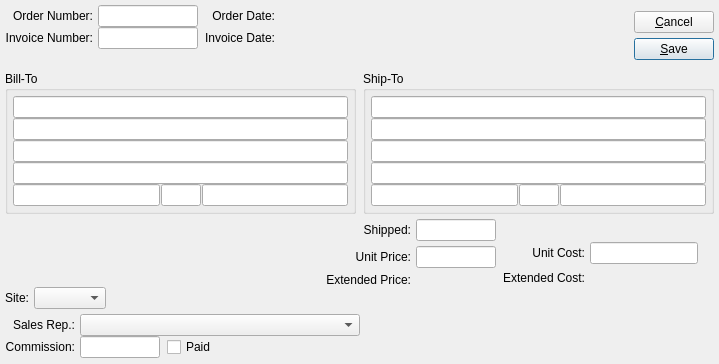
<ui version="4.0" >
 <author></author>
 <comment>This file is part of the xTuple ERP: PostBooks Edition, a free and
open source Enterprise Resource Planning software suite,
Copyright (c) 1999-2010 by OpenMFG LLC, d/b/a xTuple.
It is licensed to you under the Common Public Attribution License
version 1.0, the full text of which (including xTuple-specific Exhibits)
is available at www.xtuple.com/CPAL.  By using this software, you agree
to be bound by its terms.</comment>
 <exportmacro></exportmacro>
 <class>salesHistoryInformation</class>
 <widget class="QDialog" name="salesHistoryInformation" >
  <property name="geometry" >
   <rect>
    <x>0</x>
    <y>0</y>
    <width>719</width>
    <height>364</height>
   </rect>
  </property>
  <property name="windowTitle" >
   <string>Sales History Information</string>
  </property>
  <layout class="QVBoxLayout" >
   <property name="margin" >
    <number>5</number>
   </property>
   <property name="spacing" >
    <number>0</number>
   </property>
   <item>
    <layout class="QVBoxLayout" >
     <property name="margin" >
      <number>0</number>
     </property>
     <property name="spacing" >
      <number>5</number>
     </property>
     <item>
      <layout class="QHBoxLayout" >
       <property name="margin" >
        <number>0</number>
       </property>
       <property name="spacing" >
        <number>7</number>
       </property>
       <item>
        <layout class="QVBoxLayout" >
         <property name="margin" >
          <number>0</number>
         </property>
         <property name="spacing" >
          <number>0</number>
         </property>
         <item>
          <layout class="QHBoxLayout" >
           <property name="margin" >
            <number>0</number>
           </property>
           <property name="spacing" >
            <number>7</number>
           </property>
           <item>
            <layout class="QHBoxLayout" >
             <property name="margin" >
              <number>0</number>
             </property>
             <property name="spacing" >
              <number>5</number>
             </property>
             <item>
              <layout class="QVBoxLayout" >
               <property name="margin" >
                <number>0</number>
               </property>
               <property name="spacing" >
                <number>0</number>
               </property>
               <item>
                <widget class="QLabel" name="_orderNumberLit" >
                 <property name="text" >
                  <string>Order Number:</string>
                 </property>
                 <property name="alignment" >
                  <set>Qt::AlignRight|Qt::AlignTrailing|Qt::AlignVCenter</set>
                 </property>
                </widget>
               </item>
               <item>
                <widget class="QLabel" name="_invoiceNumberLit" >
                 <property name="text" >
                  <string>Invoice Number:</string>
                 </property>
                 <property name="alignment" >
                  <set>Qt::AlignRight|Qt::AlignTrailing|Qt::AlignVCenter</set>
                 </property>
                </widget>
               </item>
              </layout>
             </item>
             <item>
              <layout class="QVBoxLayout" >
               <property name="margin" >
                <number>0</number>
               </property>
               <property name="spacing" >
                <number>0</number>
               </property>
               <item>
                <widget class="XLineEdit" name="_orderNumber" >
                 <property name="sizePolicy" >
                  <sizepolicy>
                   <hsizetype>5</hsizetype>
                   <vsizetype>0</vsizetype>
                   <horstretch>0</horstretch>
                   <verstretch>0</verstretch>
                  </sizepolicy>
                 </property>
                 <property name="maximumSize" >
                  <size>
                   <width>100</width>
                   <height>32767</height>
                  </size>
                 </property>
                 <property name="text" >
                  <string/>
                 </property>
                 <property name="alignment" >
                  <set>Qt::AlignRight</set>
                 </property>
                </widget>
               </item>
               <item>
                <widget class="XLineEdit" name="_invoiceNumber" >
                 <property name="sizePolicy" >
                  <sizepolicy>
                   <hsizetype>5</hsizetype>
                   <vsizetype>0</vsizetype>
                   <horstretch>0</horstretch>
                   <verstretch>0</verstretch>
                  </sizepolicy>
                 </property>
                 <property name="maximumSize" >
                  <size>
                   <width>100</width>
                   <height>32767</height>
                  </size>
                 </property>
                 <property name="text" >
                  <string/>
                 </property>
                 <property name="alignment" >
                  <set>Qt::AlignRight</set>
                 </property>
                </widget>
               </item>
              </layout>
             </item>
            </layout>
           </item>
           <item>
            <layout class="QHBoxLayout" >
             <property name="margin" >
              <number>0</number>
             </property>
             <property name="spacing" >
              <number>5</number>
             </property>
             <item>
              <layout class="QVBoxLayout" >
               <property name="margin" >
                <number>0</number>
               </property>
               <property name="spacing" >
                <number>0</number>
               </property>
               <item>
                <widget class="QLabel" name="_orderDateLit" >
                 <property name="text" >
                  <string>Order Date:</string>
                 </property>
                 <property name="alignment" >
                  <set>Qt::AlignRight|Qt::AlignTrailing|Qt::AlignVCenter</set>
                 </property>
                </widget>
               </item>
               <item>
                <widget class="QLabel" name="_invoiceDateLit" >
                 <property name="text" >
                  <string>Invoice Date:</string>
                 </property>
                 <property name="alignment" >
                  <set>Qt::AlignRight|Qt::AlignTrailing|Qt::AlignVCenter</set>
                 </property>
                </widget>
               </item>
              </layout>
             </item>
             <item>
              <layout class="QVBoxLayout" >
               <property name="margin" >
                <number>0</number>
               </property>
               <property name="spacing" >
                <number>0</number>
               </property>
               <item>
                <widget class="DLineEdit" name="_orderDate" />
               </item>
               <item>
                <widget class="DLineEdit" name="_invoiceDate" />
               </item>
              </layout>
             </item>
            </layout>
           </item>
          </layout>
         </item>
         <item>
          <spacer>
           <property name="orientation" >
            <enum>Qt::Vertical</enum>
           </property>
           <property name="sizeType" >
            <enum>QSizePolicy::Preferred</enum>
           </property>
           <property name="sizeHint" >
            <size>
             <width>10</width>
             <height>25</height>
            </size>
           </property>
          </spacer>
         </item>
        </layout>
       </item>
       <item>
        <layout class="QHBoxLayout" >
         <property name="margin" >
          <number>0</number>
         </property>
         <property name="spacing" >
          <number>0</number>
         </property>
         <item>
          <spacer>
           <property name="orientation" >
            <enum>Qt::Horizontal</enum>
           </property>
           <property name="sizeType" >
            <enum>QSizePolicy::Expanding</enum>
           </property>
           <property name="sizeHint" >
            <size>
             <width>150</width>
             <height>20</height>
            </size>
           </property>
          </spacer>
         </item>
         <item>
          <layout class="QVBoxLayout" >
           <property name="margin" >
            <number>0</number>
           </property>
           <property name="spacing" >
            <number>0</number>
           </property>
           <item>
            <layout class="QVBoxLayout" >
             <property name="margin" >
              <number>0</number>
             </property>
             <property name="spacing" >
              <number>5</number>
             </property>
             <item>
              <widget class="QPushButton" name="_close" >
               <property name="text" >
                <string>&amp;Cancel</string>
               </property>
              </widget>
             </item>
             <item>
              <widget class="QPushButton" name="_save" >
               <property name="text" >
                <string>&amp;Save</string>
               </property>
               <property name="autoDefault" >
                <bool>true</bool>
               </property>
               <property name="default" >
                <bool>true</bool>
               </property>
              </widget>
             </item>
            </layout>
           </item>
           <item>
            <spacer>
             <property name="orientation" >
              <enum>Qt::Vertical</enum>
             </property>
             <property name="sizeType" >
              <enum>QSizePolicy::Preferred</enum>
             </property>
             <property name="sizeHint" >
              <size>
               <width>10</width>
               <height>0</height>
              </size>
             </property>
            </spacer>
           </item>
          </layout>
         </item>
        </layout>
       </item>
      </layout>
     </item>
     <item>
      <layout class="QHBoxLayout" >
       <property name="margin" >
        <number>0</number>
       </property>
       <property name="spacing" >
        <number>7</number>
       </property>
       <item>
        <widget class="QGroupBox" name="_billtoGroup" >
         <property name="sizePolicy" >
          <sizepolicy>
           <hsizetype>5</hsizetype>
           <vsizetype>0</vsizetype>
           <horstretch>0</horstretch>
           <verstretch>0</verstretch>
          </sizepolicy>
         </property>
         <property name="title" >
          <string>Bill-To</string>
         </property>
         <layout class="QVBoxLayout" >
          <property name="margin" >
           <number>5</number>
          </property>
          <property name="spacing" >
           <number>0</number>
          </property>
          <item>
           <widget class="XLineEdit" name="_billtoName" >
            <property name="text" >
             <string/>
            </property>
           </widget>
          </item>
          <item>
           <widget class="XLineEdit" name="_billtoAddress1" >
            <property name="text" >
             <string/>
            </property>
           </widget>
          </item>
          <item>
           <widget class="XLineEdit" name="_billtoAddress2" >
            <property name="text" >
             <string/>
            </property>
           </widget>
          </item>
          <item>
           <widget class="XLineEdit" name="_billtoAddress3" >
            <property name="text" >
             <string/>
            </property>
           </widget>
          </item>
          <item>
           <layout class="QHBoxLayout" >
            <property name="margin" >
             <number>0</number>
            </property>
            <property name="spacing" >
             <number>1</number>
            </property>
            <item>
             <widget class="XLineEdit" name="_billtoCity" >
              <property name="text" >
               <string/>
              </property>
             </widget>
            </item>
            <item>
             <widget class="XLineEdit" name="_billtoState" >
              <property name="maximumSize" >
               <size>
                <width>40</width>
                <height>32767</height>
               </size>
              </property>
              <property name="text" >
               <string/>
              </property>
             </widget>
            </item>
            <item>
             <widget class="XLineEdit" name="_billtoZip" >
              <property name="text" >
               <string/>
              </property>
             </widget>
            </item>
           </layout>
          </item>
         </layout>
        </widget>
       </item>
       <item>
        <widget class="QGroupBox" name="_shiptoGroup" >
         <property name="sizePolicy" >
          <sizepolicy>
           <hsizetype>5</hsizetype>
           <vsizetype>0</vsizetype>
           <horstretch>0</horstretch>
           <verstretch>0</verstretch>
          </sizepolicy>
         </property>
         <property name="title" >
          <string>Ship-To</string>
         </property>
         <layout class="QVBoxLayout" >
          <property name="margin" >
           <number>5</number>
          </property>
          <property name="spacing" >
           <number>0</number>
          </property>
          <item>
           <widget class="XLineEdit" name="_shiptoName" >
            <property name="text" >
             <string/>
            </property>
           </widget>
          </item>
          <item>
           <widget class="XLineEdit" name="_shiptoAddress1" >
            <property name="text" >
             <string/>
            </property>
           </widget>
          </item>
          <item>
           <widget class="XLineEdit" name="_shiptoAddress2" >
            <property name="text" >
             <string/>
            </property>
           </widget>
          </item>
          <item>
           <widget class="XLineEdit" name="_shiptoAddress3" >
            <property name="text" >
             <string/>
            </property>
           </widget>
          </item>
          <item>
           <layout class="QHBoxLayout" >
            <property name="margin" >
             <number>0</number>
            </property>
            <property name="spacing" >
             <number>1</number>
            </property>
            <item>
             <widget class="XLineEdit" name="_shiptoCity" >
              <property name="text" >
               <string/>
              </property>
             </widget>
            </item>
            <item>
             <widget class="XLineEdit" name="_shiptoState" >
              <property name="maximumSize" >
               <size>
                <width>40</width>
                <height>32767</height>
               </size>
              </property>
              <property name="text" >
               <string/>
              </property>
             </widget>
            </item>
            <item>
             <widget class="XLineEdit" name="_shiptoZip" >
              <property name="text" >
               <string/>
              </property>
             </widget>
            </item>
           </layout>
          </item>
         </layout>
        </widget>
       </item>
      </layout>
     </item>
     <item>
      <layout class="QHBoxLayout" >
       <property name="margin" >
        <number>0</number>
       </property>
       <property name="spacing" >
        <number>7</number>
       </property>
       <item>
        <layout class="QVBoxLayout" >
         <property name="margin" >
          <number>0</number>
         </property>
         <property name="spacing" >
          <number>5</number>
         </property>
         <item>
          <widget class="ItemCluster" name="_item" />
         </item>
         <item>
          <layout class="QHBoxLayout" >
           <property name="margin" >
            <number>0</number>
           </property>
           <property name="spacing" >
            <number>5</number>
           </property>
           <item>
            <widget class="QLabel" name="_warehouseLit" >
             <property name="text" >
              <string>Site:</string>
             </property>
             <property name="alignment" >
              <set>Qt::AlignRight|Qt::AlignTrailing|Qt::AlignVCenter</set>
             </property>
            </widget>
           </item>
           <item>
            <layout class="QHBoxLayout" >
             <property name="margin" >
              <number>0</number>
             </property>
             <property name="spacing" >
              <number>0</number>
             </property>
             <item>
              <widget class="WComboBox" name="_warehouse" />
             </item>
             <item>
              <spacer>
               <property name="orientation" >
                <enum>Qt::Horizontal</enum>
               </property>
               <property name="sizeType" >
                <enum>QSizePolicy::Expanding</enum>
               </property>
               <property name="sizeHint" >
                <size>
                 <width>0</width>
                 <height>20</height>
                </size>
               </property>
              </spacer>
             </item>
            </layout>
           </item>
          </layout>
         </item>
        </layout>
       </item>
       <item>
        <layout class="QVBoxLayout" >
         <property name="margin" >
          <number>0</number>
         </property>
         <property name="spacing" >
          <number>0</number>
         </property>
         <item>
          <layout class="QHBoxLayout" >
           <property name="margin" >
            <number>0</number>
           </property>
           <property name="spacing" >
            <number>0</number>
           </property>
           <item>
            <layout class="QHBoxLayout" >
             <property name="margin" >
              <number>0</number>
             </property>
             <property name="spacing" >
              <number>7</number>
             </property>
             <item>
              <layout class="QGridLayout" >
               <property name="margin" >
                <number>0</number>
               </property>
               <property name="spacing" >
                <number>5</number>
               </property>
               <item row="1" column="1" >
                <widget class="XLineEdit" name="_unitPrice" >
                 <property name="maximumSize" >
                  <size>
                   <width>80</width>
                   <height>32767</height>
                  </size>
                 </property>
                 <property name="text" >
                  <string/>
                 </property>
                 <property name="alignment" >
                  <set>Qt::AlignRight</set>
                 </property>
                </widget>
               </item>
               <item row="0" column="1" >
                <widget class="XLineEdit" name="_shipped" >
                 <property name="maximumSize" >
                  <size>
                   <width>80</width>
                   <height>32767</height>
                  </size>
                 </property>
                 <property name="text" >
                  <string/>
                 </property>
                 <property name="alignment" >
                  <set>Qt::AlignRight</set>
                 </property>
                </widget>
               </item>
               <item row="2" column="1" >
                <widget class="XLabel" name="_extendedPrice" >
                 <property name="minimumSize" >
                  <size>
                   <width>80</width>
                   <height>0</height>
                  </size>
                 </property>
                 <property name="text" >
                  <string/>
                 </property>
                 <property name="alignment" >
                  <set>Qt::AlignRight|Qt::AlignTrailing|Qt::AlignVCenter</set>
                 </property>
                </widget>
               </item>
               <item row="0" column="0" >
                <widget class="QLabel" name="_shippedLit" >
                 <property name="sizePolicy" >
                  <sizepolicy>
                   <hsizetype>1</hsizetype>
                   <vsizetype>0</vsizetype>
                   <horstretch>0</horstretch>
                   <verstretch>0</verstretch>
                  </sizepolicy>
                 </property>
                 <property name="text" >
                  <string>Shipped:</string>
                 </property>
                 <property name="alignment" >
                  <set>Qt::AlignRight|Qt::AlignTrailing|Qt::AlignVCenter</set>
                 </property>
                </widget>
               </item>
               <item row="2" column="0" >
                <widget class="QLabel" name="_extPriceLit" >
                 <property name="text" >
                  <string>Extended Price:</string>
                 </property>
                 <property name="alignment" >
                  <set>Qt::AlignRight|Qt::AlignTrailing|Qt::AlignVCenter</set>
                 </property>
                </widget>
               </item>
               <item row="1" column="0" >
                <widget class="QLabel" name="_unitPriceLit" >
                 <property name="sizePolicy" >
                  <sizepolicy>
                   <hsizetype>1</hsizetype>
                   <vsizetype>0</vsizetype>
                   <horstretch>0</horstretch>
                   <verstretch>0</verstretch>
                  </sizepolicy>
                 </property>
                 <property name="text" >
                  <string>Unit Price:</string>
                 </property>
                 <property name="alignment" >
                  <set>Qt::AlignRight|Qt::AlignTrailing|Qt::AlignVCenter</set>
                 </property>
                </widget>
               </item>
              </layout>
             </item>
             <item>
              <layout class="QVBoxLayout" >
               <property name="margin" >
                <number>0</number>
               </property>
               <property name="spacing" >
                <number>0</number>
               </property>
               <item>
                <spacer>
                 <property name="orientation" >
                  <enum>Qt::Vertical</enum>
                 </property>
                 <property name="sizeType" >
                  <enum>QSizePolicy::Preferred</enum>
                 </property>
                 <property name="sizeHint" >
                  <size>
                   <width>16</width>
                   <height>23</height>
                  </size>
                 </property>
                </spacer>
               </item>
               <item>
                <layout class="QGridLayout" >
                 <property name="margin" >
                  <number>0</number>
                 </property>
                 <property name="spacing" >
                  <number>5</number>
                 </property>
                 <item row="1" column="1" >
                  <widget class="XLabel" name="_extendedCost" >
                   <property name="minimumSize" >
                    <size>
                     <width>80</width>
                     <height>0</height>
                    </size>
                   </property>
                   <property name="text" >
                    <string/>
                   </property>
                   <property name="alignment" >
                    <set>Qt::AlignRight|Qt::AlignTrailing|Qt::AlignVCenter</set>
                   </property>
                  </widget>
                 </item>
                 <item row="1" column="0" >
                  <widget class="QLabel" name="_extCostLit" >
                   <property name="text" >
                    <string>Extended Cost:</string>
                   </property>
                   <property name="alignment" >
                    <set>Qt::AlignRight|Qt::AlignTrailing|Qt::AlignVCenter</set>
                   </property>
                  </widget>
                 </item>
                 <item row="0" column="0" >
                  <widget class="QLabel" name="_unitCostLit" >
                   <property name="text" >
                    <string>Unit Cost:</string>
                   </property>
                   <property name="alignment" >
                    <set>Qt::AlignRight|Qt::AlignTrailing|Qt::AlignVCenter</set>
                   </property>
                  </widget>
                 </item>
                 <item row="0" column="1" >
                  <widget class="XLineEdit" name="_unitCost" >
                   <property name="sizePolicy" >
                    <sizepolicy>
                     <hsizetype>5</hsizetype>
                     <vsizetype>0</vsizetype>
                     <horstretch>0</horstretch>
                     <verstretch>0</verstretch>
                    </sizepolicy>
                   </property>
                   <property name="minimumSize" >
                    <size>
                     <width>80</width>
                     <height>0</height>
                    </size>
                   </property>
                   <property name="text" >
                    <string/>
                   </property>
                   <property name="alignment" >
                    <set>Qt::AlignRight</set>
                   </property>
                  </widget>
                 </item>
                </layout>
               </item>
              </layout>
             </item>
            </layout>
           </item>
           <item>
            <spacer>
             <property name="orientation" >
              <enum>Qt::Horizontal</enum>
             </property>
             <property name="sizeType" >
              <enum>QSizePolicy::Expanding</enum>
             </property>
             <property name="sizeHint" >
              <size>
               <width>16</width>
               <height>20</height>
              </size>
             </property>
            </spacer>
           </item>
          </layout>
         </item>
         <item>
          <spacer>
           <property name="orientation" >
            <enum>Qt::Vertical</enum>
           </property>
           <property name="sizeType" >
            <enum>QSizePolicy::Preferred</enum>
           </property>
           <property name="sizeHint" >
            <size>
             <width>20</width>
             <height>30</height>
            </size>
           </property>
          </spacer>
         </item>
        </layout>
       </item>
      </layout>
     </item>
     <item>
      <layout class="QHBoxLayout" >
       <property name="margin" >
        <number>0</number>
       </property>
       <property name="spacing" >
        <number>0</number>
       </property>
       <item>
        <layout class="QHBoxLayout" >
         <property name="margin" >
          <number>0</number>
         </property>
         <property name="spacing" >
          <number>5</number>
         </property>
         <item>
          <layout class="QVBoxLayout" >
           <property name="margin" >
            <number>0</number>
           </property>
           <property name="spacing" >
            <number>0</number>
           </property>
           <item>
            <widget class="QLabel" name="_salesRepLit" >
             <property name="text" >
              <string>Sales Rep.:</string>
             </property>
             <property name="alignment" >
              <set>Qt::AlignRight|Qt::AlignTrailing|Qt::AlignVCenter</set>
             </property>
            </widget>
           </item>
           <item>
            <widget class="QLabel" name="_commissionLit" >
             <property name="text" >
              <string>Commission:</string>
             </property>
             <property name="alignment" >
              <set>Qt::AlignRight|Qt::AlignTrailing|Qt::AlignVCenter</set>
             </property>
            </widget>
           </item>
          </layout>
         </item>
         <item>
          <layout class="QVBoxLayout" >
           <property name="margin" >
            <number>0</number>
           </property>
           <property name="spacing" >
            <number>0</number>
           </property>
           <item>
            <widget class="XComboBox" name="_salesrep" />
           </item>
           <item>
            <layout class="QHBoxLayout" >
             <property name="margin" >
              <number>0</number>
             </property>
             <property name="spacing" >
              <number>0</number>
             </property>
             <item>
              <layout class="QHBoxLayout" >
               <property name="margin" >
                <number>0</number>
               </property>
               <property name="spacing" >
                <number>7</number>
               </property>
               <item>
                <widget class="XLineEdit" name="_commission" >
                 <property name="maximumSize" >
                  <size>
                   <width>80</width>
                   <height>32767</height>
                  </size>
                 </property>
                 <property name="text" >
                  <string/>
                 </property>
                 <property name="alignment" >
                  <set>Qt::AlignRight</set>
                 </property>
                </widget>
               </item>
               <item>
                <widget class="QCheckBox" name="_commissionPaid" >
                 <property name="text" >
                  <string>Paid</string>
                 </property>
                </widget>
               </item>
              </layout>
             </item>
             <item>
              <spacer>
               <property name="orientation" >
                <enum>Qt::Horizontal</enum>
               </property>
               <property name="sizeType" >
                <enum>QSizePolicy::Expanding</enum>
               </property>
               <property name="sizeHint" >
                <size>
                 <width>26</width>
                 <height>10</height>
                </size>
               </property>
              </spacer>
             </item>
            </layout>
           </item>
          </layout>
         </item>
        </layout>
       </item>
       <item>
        <spacer>
         <property name="orientation" >
          <enum>Qt::Horizontal</enum>
         </property>
         <property name="sizeType" >
          <enum>QSizePolicy::Expanding</enum>
         </property>
         <property name="sizeHint" >
          <size>
           <width>61</width>
           <height>10</height>
          </size>
         </property>
        </spacer>
       </item>
      </layout>
     </item>
    </layout>
   </item>
   <item>
    <spacer>
     <property name="orientation" >
      <enum>Qt::Vertical</enum>
     </property>
     <property name="sizeType" >
      <enum>QSizePolicy::Expanding</enum>
     </property>
     <property name="sizeHint" >
      <size>
       <width>20</width>
       <height>16</height>
      </size>
     </property>
    </spacer>
   </item>
  </layout>
 </widget>
 <layoutdefault spacing="6" margin="11" />
 <pixmapfunction>qPixmapFromMimeSource</pixmapfunction>
 <customwidgets>
  <customwidget>
   <class>XLineEdit</class>
   <extends>QLineEdit</extends>
   <header>xlineedit.h</header>
   <container>0</container>
   <pixmap></pixmap>
  </customwidget>
  <customwidget>
   <class>DLineEdit</class>
   <extends>QWidget</extends>
   <header>datecluster.h</header>
   <container>0</container>
   <pixmap></pixmap>
  </customwidget>
  <customwidget>
   <class>ItemCluster</class>
   <extends>QWidget</extends>
   <header>itemcluster.h</header>
   <container>0</container>
   <pixmap></pixmap>
  </customwidget>
  <customwidget>
   <class>XComboBox</class>
   <extends>QComboBox</extends>
   <header>xcombobox.h</header>
   <container>0</container>
   <pixmap></pixmap>
  </customwidget>
  <customwidget>
   <class>WComboBox</class>
   <extends>XComboBox</extends>
   <header>wcombobox.h</header>
   <container>0</container>
   <pixmap></pixmap>
  </customwidget>
  <customwidget>
   <class>XLabel</class>
   <extends>QLabel</extends>
   <header>xlabel.h</header>
   <container>0</container>
   <pixmap></pixmap>
  </customwidget>
 </customwidgets>
 <tabstops>
  <tabstop>_orderNumber</tabstop>
  <tabstop>_invoiceNumber</tabstop>
  <tabstop>_orderDate</tabstop>
  <tabstop>_invoiceDate</tabstop>
  <tabstop>_billtoName</tabstop>
  <tabstop>_billtoAddress1</tabstop>
  <tabstop>_billtoAddress2</tabstop>
  <tabstop>_billtoAddress3</tabstop>
  <tabstop>_billtoCity</tabstop>
  <tabstop>_billtoState</tabstop>
  <tabstop>_billtoZip</tabstop>
  <tabstop>_shiptoName</tabstop>
  <tabstop>_shiptoAddress1</tabstop>
  <tabstop>_shiptoAddress2</tabstop>
  <tabstop>_shiptoAddress3</tabstop>
  <tabstop>_shiptoCity</tabstop>
  <tabstop>_shiptoState</tabstop>
  <tabstop>_shiptoZip</tabstop>
  <tabstop>_item</tabstop>
  <tabstop>_warehouse</tabstop>
  <tabstop>_shipped</tabstop>
  <tabstop>_unitPrice</tabstop>
  <tabstop>_unitCost</tabstop>
  <tabstop>_salesrep</tabstop>
  <tabstop>_commission</tabstop>
  <tabstop>_commissionPaid</tabstop>
  <tabstop>_save</tabstop>
  <tabstop>_close</tabstop>
 </tabstops>
 <includes/>
 <resources/>
 <connections>
  <connection>
   <sender>_close</sender>
   <signal>clicked()</signal>
   <receiver>salesHistoryInformation</receiver>
   <slot>reject()</slot>
   <hints>
    <hint type="sourcelabel" >
     <x>20</x>
     <y>20</y>
    </hint>
    <hint type="destinationlabel" >
     <x>20</x>
     <y>20</y>
    </hint>
   </hints>
  </connection>
  <connection>
   <sender>_item</sender>
   <signal>newId(int)</signal>
   <receiver>_warehouse</receiver>
   <slot>findItemsites(int)</slot>
   <hints>
    <hint type="sourcelabel" >
     <x>20</x>
     <y>20</y>
    </hint>
    <hint type="destinationlabel" >
     <x>20</x>
     <y>20</y>
    </hint>
   </hints>
  </connection>
  <connection>
   <sender>_item</sender>
   <signal>warehouseIdChanged(int)</signal>
   <receiver>_warehouse</receiver>
   <slot>setId(int)</slot>
   <hints>
    <hint type="sourcelabel" >
     <x>20</x>
     <y>20</y>
    </hint>
    <hint type="destinationlabel" >
     <x>20</x>
     <y>20</y>
    </hint>
   </hints>
  </connection>
 </connections>
</ui>
